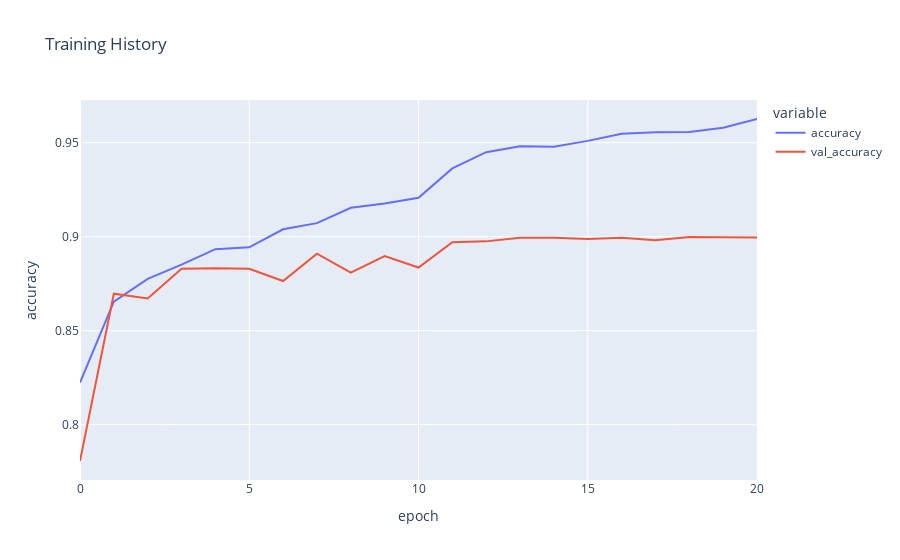

Source (notebook cell):
### Code cell
fig = px.line(
    history_gender.history, y=['accuracy', 'val_accuracy'],
    labels={'index': 'epoch', 'value': 'accuracy'}, 
    title='Training History')
fig.show()

### Figure 1 — Plotly figure (JSON) as saved in the notebook; plotly's stock layout.template omitted (floating-point values rounded to 4 significant figures)
{"data": [{"hovertemplate": "variable=accuracy<br>epoch=%{x}<br>accuracy=%{y}<extra></extra>", "legendgroup": "accuracy", "line": {"color": "#636efa", "dash": "solid"}, "marker": {"symbol": "circle"}, "mode": "lines", "name": "accuracy", "orientation": "v", "showlegend": true, "type": "scatter", "x": [0, 1, 2, 3, 4, 5, 6, 7, 8, 9, 10, 11, 12, 13, 14, 15, 16, 17, 18, 19, 20], "xaxis": "x", "y": [0.8224, 0.8654, 0.8776, 0.8851, 0.8933, 0.8943, 0.9039, 0.9072, 0.9153, 0.9176, 0.9207, 0.9363, 0.9449, 0.948, 0.9479, 0.951, 0.9547, 0.9555, 0.9557, 0.9579, 0.9626], "yaxis": "y"}, {"hovertemplate": "variable=val_accuracy<br>epoch=%{x}<br>accuracy=%{y}<extra></extra>", "legendgroup": "val_accuracy", "line": {"color": "#EF553B", "dash": "solid"}, "marker": {"symbol": "circle"}, "mode": "lines", "name": "val_accuracy", "orientation": "v", "showlegend": true, "type": "scatter", "x": [0, 1, 2, 3, 4, 5, 6, 7, 8, 9, 10, 11, 12, 13, 14, 15, 16, 17, 18, 19, 20], "xaxis": "x", "y": [0.7806, 0.8696, 0.8671, 0.8829, 0.8831, 0.8829, 0.8764, 0.891, 0.8808, 0.8897, 0.8836, 0.8971, 0.8975, 0.8994, 0.8994, 0.8988, 0.8994, 0.8981, 0.8998, 0.8996, 0.8996], "yaxis": "y"}], "layout": {"legend": {"title": {"text": "variable"}, "tracegroupgap": 0}, "title": {"text": "Training History"}, "xaxis": {"anchor": "y", "domain": [0, 1], "title": {"text": "epoch"}}, "yaxis": {"anchor": "x", "domain": [0, 1], "title": {"text": "accuracy"}}}}
